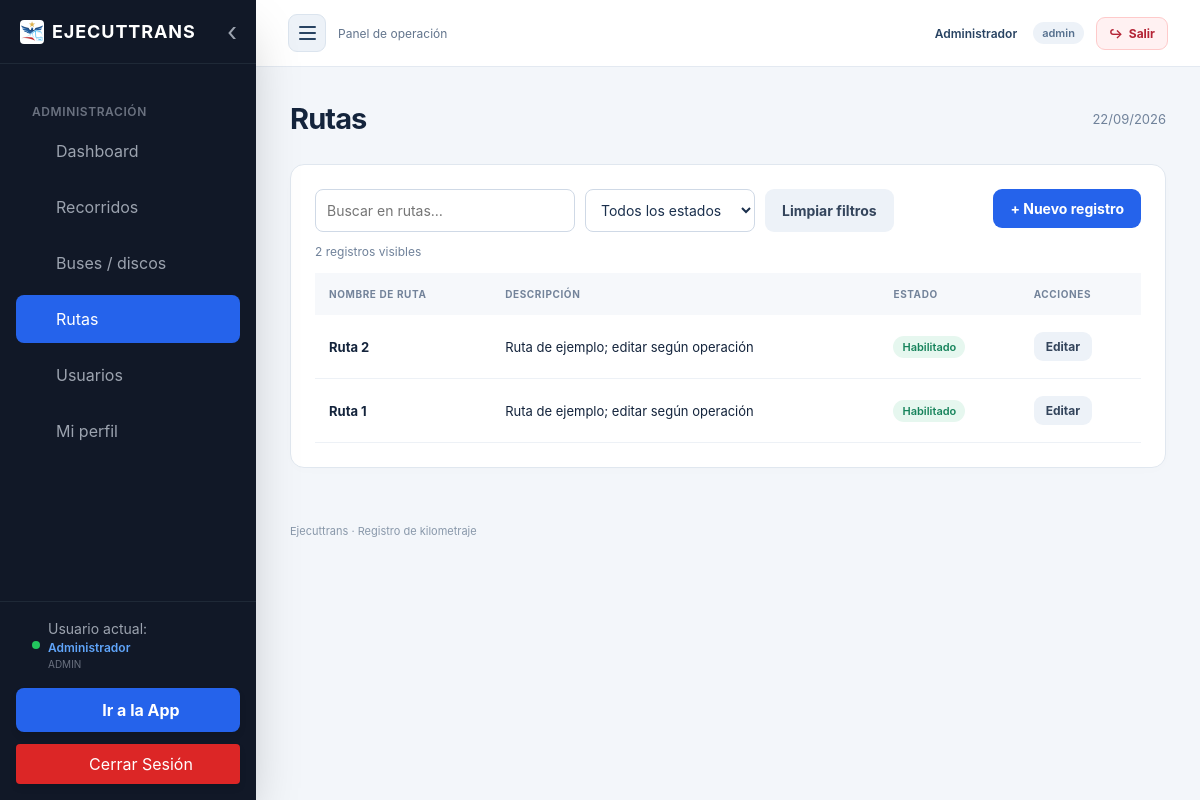
/Web/admin/rutas.php (signed in), run on the app's committed database.
### tables this page shows
CREATE TABLE usuario (
 id INT AUTO_INCREMENT PRIMARY KEY, cedula VARCHAR(10) NOT NULL UNIQUE,
 nombres VARCHAR(100) NOT NULL, apellidos VARCHAR(100) NOT NULL,
 rol ENUM('admin','secretaria','conductor') NOT NULL,
 password_hash VARCHAR(255) NOT NULL, activo BOOLEAN NOT NULL DEFAULT 1
);

CREATE TABLE ruta (
 id INT AUTO_INCREMENT PRIMARY KEY, nombre VARCHAR(120) NOT NULL UNIQUE,
 descripcion VARCHAR(500) NOT NULL DEFAULT '', activo BOOLEAN NOT NULL DEFAULT 1
);

### Web/admin/rutas.php (called while the page is built)
<?php
$modulo='rutas';
require __DIR__.'/catalogo.php';

### Config/bootstrap.php (called while the page is built, shortened)
<?php
require_once __DIR__ . '/conexion.php';
require_once __DIR__ . '/rutas.php';
function e($value): string { return htmlspecialchars((string)$value, ENT_QUOTES, 'UTF-8'); }
function usuarioActual(): ?array {
    global $conexion;
    $s = $conexion->prepare('SELECT id, cedula, nombres, apellidos, rol, activo FROM usuario WHERE id=? AND activo=1');
    $s->execute([$_SESSION['usuario_id'] ?? 0]); return $s->fetch() ?: null;
}
function exigirAcceso(array $roles, bool $api = false): array {
    $u = usuarioActual();
    return $u;
}

### Dao/CatalogoDao.php (called while the page is built, shortened)
<?php
final class CatalogoDao {
    public function listar(string $modulo): array {
        $tabla=self::TABLAS[$modulo];
        $columnas=$modulo==='usuarios' ? 'id,cedula,nombres,apellidos,rol,activo' : '*';
        return $this->db->query("SELECT $columnas FROM $tabla ORDER BY id DESC")->fetchAll();
    }
}

### Web/admin/catalogo.php (the view, shortened to what this page needs)
<?php
require_once __DIR__.'/../../Config/bootstrap.php';
require_once __DIR__.'/../../Config/vista.php';
require_once __DIR__.'/../../Dao/CatalogoDao.php';
$u=exigirAcceso($modulo==='usuarios'?['admin']:['admin','secretaria']);
$dao=new CatalogoDao($conexion); $filas=$dao->listar($modulo);
$paginado=in_array($modulo,['usuarios','buses'],true);
$titulos=['usuarios'=>'Usuarios','buses'=>'Buses / discos','rutas'=>'Rutas'];
$campos=match($modulo) {
 'usuarios'=>['cedula'=>'Cédula','nombres'=>'Nombres','apellidos'=>'Apellidos','rol'=>'Rol','password'=>'Contraseña'],
 'buses'=>['disco'=>'Disco','placa'=>'Placa','conductor_id'=>'Conductor'],
 'rutas'=>['nombre'=>'Nombre de ruta','descripcion'=>'Descripción']
};
$columnas=array_filter($campos,fn($k)=>$k!=='password',ARRAY_FILTER_USE_KEY);
cabecera($titulos[$modulo],$u,$modulo);
?>
<section class="panel"><div class="toolbar filters"><div class="filter-controls"><input id="buscar" type="search" placeholder="Buscar en <?= e(strtolower($titulos[$modulo])) ?>…" aria-label="Buscar">
<select id="filtroEstado" aria-label="Filtrar por estado"><option value="">Todos los estados</option><option value="1">Habilitados</option><option value="0">Deshabilitados</option></select><button type="button" class="secondary" id="limpiarFiltros">Limpiar filtros</button></div><button id="nuevo">+ Nuevo registro</button></div><p class="filter-summary"><span id="conteoFiltrado"><?= count($filas) ?></span> <?= $paginado?'registros encontrados':'registros visibles' ?></p><div class="table-scroll"><table><thead><tr><?php foreach($columnas as $label): ?><th><?= e($label) ?></th><?php endforeach ?><th>Estado</th><th>Acciones</th></tr></thead><tbody id="registros">
<?php foreach($filas as $indiceFila=>$fila): ?><tr <?= $paginado && $indiceFila>=20?'hidden':'' ?> data-activo="<?= (int)$fila['activo'] ?>" data-rol="<?= e($fila['rol'] ?? '') ?>" data-conductor="<?= empty($fila['conductor_id'])?'0':'1' ?>"><?php foreach($columnas as $key=>$label): ?><td><?= e($key==='conductor_id' ? ($fila['conductor_nombre'] ?? 'Sin asignar') : $fila[$key]) ?></td><?php endforeach ?><td><span class="badge <?= $fila['activo']?'green':'' ?>"><?= $fila['activo']?'Habilitado':'Deshabilitado' ?></span></td><td><button type="button" class="<?= $modulo==='buses'?'editar-bus':'secondary' ?> editar" data-id="<?= $fila['id'] ?>"><?php if($modulo==='buses'): ?><svg class="nav-icon" viewBox="0 0 24 24" fill="none" stroke="currentColor" stroke-width="2" stroke-linecap="round" stroke-linejoin="round" aria-hidden="true"><path d="m16 3 5 5M4 20l4-1L21 6a2 2 0 0 0-5-5L3 14l-1 7 7-2M13 21h8"/></svg><?php endif ?>Editar</button></td></tr><?php endforeach ?>
</tbody></table><p id="sinResultados" class="empty" <?= $filas?'hidden':'' ?>>No hay registros para mostrar.</p></div>
</section>
<?php pie(); ?>

### Config/vista.php (shortened to what this page needs)
<?php
function iconoMenu(string $nombre): string {
    $trazos = [
        'dashboard' => '<path d="M3 3v18h18M7 14l4-4 4 3 6-8"/>',
        'recorridos' => '<circle cx="12" cy="12" r="9"/><path d="M12 7v5l3 2"/>',
        'buses' => '<rect x="5" y="3" width="14" height="16" rx="3"/><path d="M5 11h14M8 19v2m8-2v2M9 15h.01M15 15h.01"/>',
        'rutas' => '<circle cx="6" cy="5" r="2"/><circle cx="18" cy="19" r="2"/><path d="M8 5h8a4 4 0 0 1 0 8H8a3 3 0 0 0 0 6h8"/>',
        'usuarios' => '<circle cx="9" cy="7" r="3"/><path d="M3 21v-3a6 6 0 0 1 12 0v3M16 4a3 3 0 0 1 0 6m2 4a5 5 0 0 1 3 4v3"/>',
        'perfil' => '<circle cx="12" cy="7" r="4"/><path d="M4 21v-2a8 8 0 0 1 16 0v2"/>',
        'app' => '<rect x="6" y="2" width="12" height="20" rx="2"/><path d="M11 18h2"/>',
        'salir' => '<path d="M9 3H3v18h6m6-14 5 5-5 5M8 12h12"/>',
    ];
    return '<svg class="nav-icon" viewBox="0 0 24 24" fill="none" stroke="currentColor" stroke-width="2" stroke-linecap="round" stroke-linejoin="round" aria-hidden="true">'.($trazos[$nombre] ?? '').'</svg>';
}
function cabecera(string $titulo, array $u, string $modulo='', bool $mostrarSalida=true): void { ?>
<!doctype html><html lang="es"><head><script src="https://cdn.tailwindcss.com"></script><link rel="stylesheet" href="/Assets/css/app.css"><link rel="stylesheet" href="/Assets/css/layout.css"></head>
<body><div class="shell <?= $modulo==='perfil'?'profile-page':'' ?> <?= $u['rol']==='conductor' ? 'driver-shell' : 'admin-shell' ?>">
<?php if ($u['rol']!=='conductor'): ?>
<aside class="sidebar" id="sidebar" aria-label="Navegación principal">
    <div class="sidebar-head"><a class="brand" href="/Web/admin/dashboard.php"><img src="/Assets/icons/icon-192x192.png" alt=""><span>EJECUTTRANS</span></a><button type="button" class="sidebar-close" id="sidebarClose" aria-label="Ocultar menú"><span aria-hidden="true">‹</span></button></div>
    <nav aria-label="Módulos"><p class="nav-label">Administración</p>
    <?php foreach(['dashboard'=>'Dashboard','recorridos'=>'Recorridos','buses'=>'Buses / discos','rutas'=>'Rutas','usuarios'=>'Usuarios'] as $key=>$label): if($key==='usuarios' && $u['rol']!=='admin') continue; ?>
        <a class="<?= $modulo===$key?'selected':'' ?>" <?= $modulo===$key?'aria-current="page"':'' ?> href="/Web/admin/<?= $key ?>.php"><?= iconoMenu($key) ?><span><?= e($label) ?></span></a>
    <?php endforeach ?>
        <a class="<?= $modulo==='perfil'?'selected':'' ?>" <?= $modulo==='perfil'?'aria-current="page"':'' ?> href="/App/conductor/perfil.php"><?= iconoMenu('perfil') ?><span>Mi perfil</span></a>
    </nav>
    <div class="sidebar-foot">
        <div class="sidebar-user"><span class="user-status" aria-hidden="true"></span><div><p>Usuario actual:</p><strong><?= e($u['nombres']) ?></strong><small><?= e($u['rol']) ?></small></div></div>
        <?php if($u['rol']==='admin'): ?><a class="sidebar-app" href="/App/conductor/dashboard.php"><?= iconoMenu('app') ?>Ir a la App</a><?php endif ?>
        <?php if($mostrarSalida): ?><a class="sidebar-logout" href="/auth/logout.php"><?= iconoMenu('salir') ?>Cerrar Sesión</a><?php endif ?>
    </div>
</aside>
<?php endif ?>
<div class="workspace"><header class="topbar"><div class="topbar-start"><?php if($u['rol']!=='conductor'): ?><button type="button" class="sidebar-toggle" id="sidebarToggle" aria-controls="sidebar" aria-expanded="true" aria-label="Ocultar menú"><span class="hamburger-lines" aria-hidden="true"><i></i><i></i><i></i></span></button><?php endif ?><span><?= $u['rol']==='conductor'?'EJECUTTRANS · CONDUCTOR':'Panel de operación' ?></span></div><div class="user-menu"><a class="user-link" href="/App/conductor/perfil.php"><?= e($u['nombres']) ?></a><span class="badge"><?= e($u['rol']) ?></span><?php if($mostrarSalida): ?><a class="logout-link" href="/auth/logout.php"><span aria-hidden="true">↪</span> Salir</a><?php endif ?></div></header><main class="content"><div class="page-heading"><div><h1><?= e($titulo) ?></h1></div><span class="date"><?= date('d/m/Y') ?></span></div>
<?php }
function pie(): void { ?></main><footer>Ejecuttrans · Registro de kilometraje</footer></div></div><script src="/Assets/js/common.js"></script><script src="/Assets/js/sidebar.js"></script></body></html><?php }

### Assets/css/app.css (style rules this page uses)
:root { font-family:Inter,ui-sans-serif,system-ui,-apple-system,sans-serif;color:#14243c;background:#f3f6fa;font-size:14px }
* { box-sizing:border-box }
body { margin:0 }
a { color:inherit;text-decoration:none }
button,input,select,textarea { font:inherit }
button,.button { cursor:pointer;border:0;border-radius:9px;padding:11px 17px;font-weight:650;background:#2563eb;color:white;display:inline-flex;justify-content:center;align-items:center;gap:8px }
.secondary { color:#34455c;background:#edf2f8 }
.shell { display:flex;min-height:100vh }
.sidebar { background:#11233e;color:#b8c8df;width:246px;flex-shrink:0;padding:30px 20px;display:flex;flex-direction:column }
.brand { display:flex;gap:10px;align-items:center;color:#fff;font-size:14px;font-weight:800;letter-spacing:1px }
.brand img { width:40px;height:40px;object-fit:contain;background:white;border-radius:10px;padding:4px }
.nav-label { font-size:10px;letter-spacing:1.5px;margin:46px 12px 16px;color:#8299b9 }
nav a { display:block;padding:13px 16px;margin-bottom:6px;border-radius:8px }
nav .selected { color:white;background:#2563eb }
.sidebar-foot { margin-top:auto;padding-top:40px;line-height:1.8;font-size:12px }
.sidebar-foot small { color:#7890af }
.workspace { flex:1;min-width:0 }
.topbar { background:white;border-bottom:1px solid #e3e9f1;padding:14px 32px;min-height:66px;display:flex;align-items:center;justify-content:space-between;font-size:12px;color:#63758d }
.topbar>div { display:flex;align-items:center;gap:12px }
.topbar a { color:#284362;font-weight:600 }
.topbar .user-link { padding:7px 4px }
.topbar .logout-link { display:inline-flex;align-items:center;gap:6px;padding:8px 12px;border:1px solid #fecaca;border-radius:9px;background:#fff1f2;color:#b42335;font-weight:700;transition:background .18s,border-color .18s }
.content { max-width:1500px;margin:auto;padding:34px }
.page-heading { display:flex;justify-content:space-between;align-items:center;margin-bottom:28px }
h1 { font-size:29px;letter-spacing:-.9px;font-weight:750;margin:0 }
.date,.muted { color:#70829a;font-size:13px }
.panel { background:white;border:1px solid #e0e7ef;border-radius:14px;padding:24px;box-shadow:0 3px 12px #13274903;margin-bottom:22px }
.toolbar { display:flex;align-items:center;justify-content:space-between;gap:16px;margin-bottom:20px }
.toolbar input { max-width:330px }
.toolbar.filters { align-items:flex-start }
.filter-controls { display:flex;flex:1;flex-wrap:wrap;gap:10px }
.filter-controls input,.filter-controls select { width:auto;min-width:170px;max-width:260px }
.filter-controls input[type=search] { min-width:260px }
.filter-controls button { white-space:nowrap }
.filter-summary { color:#70829a;font-size:12px;margin:-8px 0 14px }
.table-scroll { overflow:auto }
table { width:100%;border-collapse:collapse;text-align:left;white-space:nowrap }
th { font-size:10px;letter-spacing:.6px;text-transform:uppercase;color:#73839a;background:#f6f8fb;padding:15px 14px }
td { border-bottom:1px solid #edf1f6;padding:17px 14px;font-size:13px }
td:first-child { font-weight:650 }
td .secondary { padding:7px 12px;font-size:12px }
.badge { display:inline-flex;border-radius:20px;padding:4px 9px;background:#edf2f8;color:#56708e;font-size:11px;font-weight:600 }
.green { background:#e6f7ef;color:#16835b }
input,select,textarea { display:block;width:100%;border:1px solid #cfd9e6;border-radius:8px;padding:11px;background:white;color:#1b304d;outline:none }
footer { font-size:11px;color:#8998aa;padding:0 34px 24px }

### data on the page
usuario: nombres "Administrador", rol "ADMIN", rol "admin"
ruta: nombre "Ruta 2", descripcion "Ruta de ejemplo; editar según operación", activo "Habilitado"
ruta: nombre "Ruta 1", descripcion "Ruta de ejemplo; editar según operación", activo "Habilitado"

### other printed values
$label "Dashboard"
$label "Recorridos"
$label "Buses / discos"
$label "Rutas"
$label "Usuarios"
$titulo "Rutas"
count($filas) "2"
$label "NOMBRE DE RUTA"
$label "DESCRIPCIÓN"
